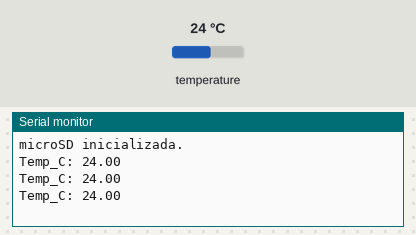
Bench run of a sketch on a simulated ESP32. Parts: the last lines printed to the serial monitor. Wiring (inferred from the names in the program): MPU-6050 motion sensor at I2C address 0x68. The test bench sets the inputs (shaded band); at power-on: temperature 24 °C. Storage starts empty.

Above: at 1.4 s.
1.5 s: temperature set to 12 °C
At 2.2 s:
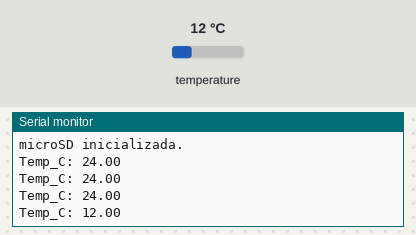
3.0 s: temperature set to 19 °C
At 3.7 s:
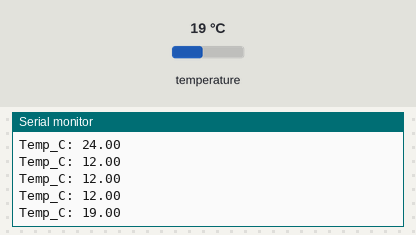
Timing chart, 0 to 6.0 s (numbered marks = the images above; inputs shaded):
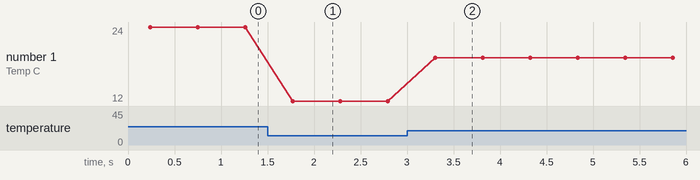

Measured:
- after the input at 1.5 s, the serial monitor: prints a new line after 0.27 s (image 1)
- after the input at 3.0 s, the serial monitor: prints a new line after 0.30 s (image 2)
- plotted number 1: 24 → 12 after the input at 1.5 s, 12 → 19 after the input at 3.0 s

The sketch:

EjemploAlmacenamientoArchivos.ino
```cpp
#include <Wire.h>
#include <SPI.h>
#include <SD.h>

// ======= microSD (SPI) =======
const int CS_PIN = 5;

// ======= MPU6050 (I2C) =======
#define MPU_ADDR     0x68
#define SDA_PIN      21
#define SCL_PIN      22
#define PWR_MGMT_1   0x6B
#define TEMP_OUT_H   0x41

static int16_t read16(uint8_t reg) {
  Wire.beginTransmission(MPU_ADDR);
  Wire.write(reg);
  Wire.endTransmission(false);
  Wire.requestFrom(MPU_ADDR, (uint8_t)2, (uint8_t)true);
  int16_t hi = Wire.read();
  int16_t lo = Wire.read();
  return (int16_t)((hi << 8) | lo);
}

static void writeReg(uint8_t reg, uint8_t val) {
  Wire.beginTransmission(MPU_ADDR);
  Wire.write(reg);
  Wire.write(val);
  Wire.endTransmission(true);
}

static float readTempC() {
  // Fórmula típica MPU6050: Temp(°C) = raw/340 + 36.53
  int16_t raw = read16(TEMP_OUT_H);
  return (raw / 340.0f) + 36.53f;
}

void setup() {
  Serial.begin(115200);
  delay(200);

  // I2C
  Wire.begin(SDA_PIN, SCL_PIN);
  // Despertar MPU6050
  writeReg(PWR_MGMT_1, 0x00);

  // microSD
  if (!SD.begin(CS_PIN)) {
    Serial.println("Error: no se pudo inicializar la microSD.");
    while (true) delay(1000);
  }
  Serial.println("microSD inicializada.");

  // Crear/abrir archivo y escribir encabezado si está vacío
  File f = SD.open("/temp_log.csv", FILE_WRITE);
  if (f) {
    if (f.size() == 0) {
      f.println("t_ms,Temp_C");
    }
    f.close();
  } else {
    Serial.println("Error: no se pudo crear/abrir temp_log.csv");
  }
}

void loop() {
  float tempC = readTempC();

  File f = SD.open("/temp_log.csv", FILE_WRITE);
  if (f) {
    f.print(millis());
    f.print(",");
    f.println(tempC, 2);
    f.close();
  } else {
    Serial.println("Error: no se pudo abrir temp_log.csv para escribir");
  }

  // También lo mostramos por serial
  Serial.print("Temp_C: ");
  Serial.println(tempC, 2);

  delay(500); // 2 muestras/seg aprox
}
```
